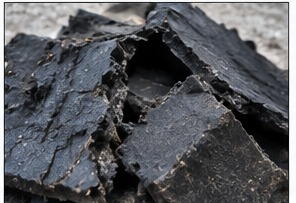
#> input picture backend/dataset/EPDM_scrap/epdm_scrap_sample_1.jpg, 296 x 203 px; its folder holds 3 pictures in this run
$ python train_vision_model.py
#> lines starting #> are read from the running program, lines starting #| are printed output that depends on the picture
"""Train a local rubber-waste image classifier from labelled folders.

Dataset layout:
backend/dataset/
  NBR_scrap/ image1.jpg image2.jpg ...
  EPDM_scrap/ ...
  SBR_scrap/ ...

Use real, correctly labelled images. Aim for at least 50-100 varied images per class,
separate images from train/test sets, and do not claim accuracy without a held-out evaluation.
"""
from pathlib import Path
import io, sys
import numpy as np
from PIL import Image, UnidentifiedImageError
from skimage.feature import hog
from sklearn.model_selection import train_test_split
from sklearn.pipeline import make_pipeline
from sklearn.preprocessing import StandardScaler
from sklearn.svm import SVC
from sklearn.metrics import classification_report, accuracy_score
import joblib

HERE=Path(__file__).resolve().parent
DATA=HERE/'dataset'
MODEL_DIR=HERE/'models'
MODEL_PATH=MODEL_DIR/'rubber_waste_classifier.joblib'
EXTS={'.jpg','.jpeg','.png','.webp'}

def features(path):
    im=Image.open(path).convert('RGB').resize((128,128))
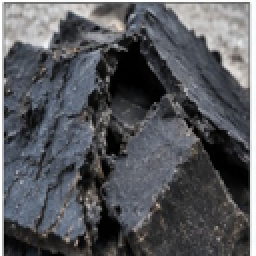
#> im: PIL image 128x128 RGB (shown 2 times larger); mean R, G, B 87.2, 88.8, 93.1
    gray=np.asarray(im.convert('L'))
    return hog(gray,orientations=9,pixels_per_cell=(8,8),cells_per_block=(2,2),block_norm='L2-Hys')

def main():
    if not DATA.exists():
        print(f'Create class folders inside {DATA} first. See backend/VISION_MODEL_GUIDE.md'); sys.exit(2)
    X=[]; y=[]
    for folder in sorted(p for p in DATA.iterdir() if p.is_dir()):
        files=[p for p in folder.rglob('*') if p.suffix.lower() in EXTS]
        if len(files)<2: print(f'Warning: {folder.name} has fewer than 2 images; skipped'); continue
        for path in files:
            try: X.append(features(path)); y.append(folder.name)
            except (UnidentifiedImageError, OSError) as e: print(f'Skipped {path}: {e}')
    if len(set(y))<2:
#> (the run stopped early here; a loop or call above may not have finished)
